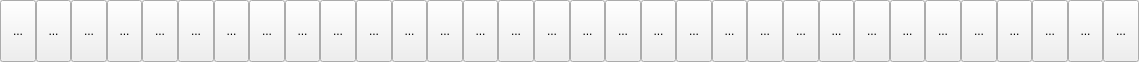
<?xml version="1.0" encoding="UTF-8"?>
<ui version="4.0">
 <class>Form</class>
 <widget class="QWidget" name="Form">
  <property name="geometry">
   <rect>
    <x>0</x>
    <y>0</y>
    <width>1139</width>
    <height>62</height>
   </rect>
  </property>
  <property name="windowTitle">
   <string>Form</string>
  </property>
  <layout class="QHBoxLayout" name="horizontalLayout">
   <property name="spacing">
    <number>0</number>
   </property>
   <property name="leftMargin">
    <number>0</number>
   </property>
   <property name="topMargin">
    <number>0</number>
   </property>
   <property name="rightMargin">
    <number>0</number>
   </property>
   <property name="bottomMargin">
    <number>0</number>
   </property>
   <item>
    <widget class="QToolButton" name="peak">
     <property name="sizePolicy">
      <sizepolicy hsizetype="Expanding" vsizetype="Expanding">
       <horstretch>0</horstretch>
       <verstretch>0</verstretch>
      </sizepolicy>
     </property>
     <property name="toolTip">
      <string>Move selected components by their normals.</string>
     </property>
     <property name="text">
      <string>...</string>
     </property>
     <property name="icon">
      <iconset>
       <normaloff>../Icons/MODELER_peak.svg</normaloff>../Icons/MODELER_peak.svg</iconset>
     </property>
    </widget>
   </item>
   <item>
    <widget class="QToolButton" name="slide">
     <property name="sizePolicy">
      <sizepolicy hsizetype="Expanding" vsizetype="Expanding">
       <horstretch>0</horstretch>
       <verstretch>0</verstretch>
      </sizepolicy>
     </property>
     <property name="toolTip">
      <string>Slide selected components along surface.</string>
     </property>
     <property name="text">
      <string>...</string>
     </property>
     <property name="icon">
      <iconset>
       <normaloff>../Icons/MODELER_slide.svg</normaloff>../Icons/MODELER_slide.svg</iconset>
     </property>
    </widget>
   </item>
   <item>
    <widget class="QToolButton" name="relax">
     <property name="sizePolicy">
      <sizepolicy hsizetype="Expanding" vsizetype="Expanding">
       <horstretch>0</horstretch>
       <verstretch>0</verstretch>
      </sizepolicy>
     </property>
     <property name="toolTip">
      <string>Interactivelly smooth selected components.</string>
     </property>
     <property name="text">
      <string>...</string>
     </property>
     <property name="icon">
      <iconset>
       <normaloff>../Icons/MODELER_relax.svg</normaloff>../Icons/MODELER_relax.svg</iconset>
     </property>
    </widget>
   </item>
   <item>
    <widget class="QToolButton" name="scale">
     <property name="sizePolicy">
      <sizepolicy hsizetype="Expanding" vsizetype="Expanding">
       <horstretch>0</horstretch>
       <verstretch>0</verstretch>
      </sizepolicy>
     </property>
     <property name="toolTip">
      <string>Scale selected objects or components.</string>
     </property>
     <property name="text">
      <string>...</string>
     </property>
     <property name="icon">
      <iconset>
       <normaloff>../Icons/MODELER_scale.svg</normaloff>../Icons/MODELER_scale.svg</iconset>
     </property>
    </widget>
   </item>
   <item>
    <widget class="QToolButton" name="rotate">
     <property name="sizePolicy">
      <sizepolicy hsizetype="Expanding" vsizetype="Expanding">
       <horstretch>0</horstretch>
       <verstretch>0</verstretch>
      </sizepolicy>
     </property>
     <property name="toolTip">
      <string>Rotate selected objects or components.</string>
     </property>
     <property name="text">
      <string>...</string>
     </property>
     <property name="icon">
      <iconset>
       <normaloff>../Icons/MODELER_rotate.svg</normaloff>../Icons/MODELER_rotate.svg</iconset>
     </property>
    </widget>
   </item>
   <item>
    <widget class="QToolButton" name="move">
     <property name="sizePolicy">
      <sizepolicy hsizetype="Expanding" vsizetype="Expanding">
       <horstretch>0</horstretch>
       <verstretch>0</verstretch>
      </sizepolicy>
     </property>
     <property name="toolTip">
      <string>Move selected objects or components.</string>
     </property>
     <property name="text">
      <string>...</string>
     </property>
     <property name="icon">
      <iconset>
       <normaloff>../Icons/MODELER_move.svg</normaloff>../Icons/MODELER_move.svg</iconset>
     </property>
    </widget>
   </item>
   <item>
    <widget class="QToolButton" name="add_mod">
     <property name="sizePolicy">
      <sizepolicy hsizetype="Expanding" vsizetype="Expanding">
       <horstretch>0</horstretch>
       <verstretch>0</verstretch>
      </sizepolicy>
     </property>
     <property name="toolTip">
      <string>Add selection modifier. This allows to add components without using Shift key.</string>
     </property>
     <property name="text">
      <string>...</string>
     </property>
     <property name="icon">
      <iconset>
       <normaloff>../Icons/MODELER_add_to_selection.svg</normaloff>../Icons/MODELER_add_to_selection.svg</iconset>
     </property>
     <property name="checkable">
      <bool>false</bool>
     </property>
    </widget>
   </item>
   <item>
    <widget class="QToolButton" name="remove_mod">
     <property name="sizePolicy">
      <sizepolicy hsizetype="Expanding" vsizetype="Expanding">
       <horstretch>0</horstretch>
       <verstretch>0</verstretch>
      </sizepolicy>
     </property>
     <property name="toolTip">
      <string>Remove selection modifier.</string>
     </property>
     <property name="text">
      <string>...</string>
     </property>
     <property name="icon">
      <iconset>
       <normaloff>../Icons/MODELER_remove_from_selection.svg</normaloff>../Icons/MODELER_remove_from_selection.svg</iconset>
     </property>
     <property name="checkable">
      <bool>false</bool>
     </property>
    </widget>
   </item>
   <item>
    <widget class="QToolButton" name="replace_mod">
     <property name="sizePolicy">
      <sizepolicy hsizetype="Expanding" vsizetype="Expanding">
       <horstretch>0</horstretch>
       <verstretch>0</verstretch>
      </sizepolicy>
     </property>
     <property name="toolTip">
      <string>Replace selection modifier.</string>
     </property>
     <property name="text">
      <string>...</string>
     </property>
     <property name="icon">
      <iconset>
       <normaloff>../Icons/MODELER_replace_selection.svg</normaloff>../Icons/MODELER_replace_selection.svg</iconset>
     </property>
     <property name="checkable">
      <bool>false</bool>
     </property>
    </widget>
   </item>
   <item>
    <widget class="QToolButton" name="convert">
     <property name="sizePolicy">
      <sizepolicy hsizetype="Expanding" vsizetype="Expanding">
       <horstretch>0</horstretch>
       <verstretch>0</verstretch>
      </sizepolicy>
     </property>
     <property name="toolTip">
      <string>Convert selection mode. Press the button, then press desired components button.</string>
     </property>
     <property name="text">
      <string>...</string>
     </property>
     <property name="icon">
      <iconset>
       <normaloff>../Icons/MODELER_convert.svg</normaloff>../Icons/MODELER_convert.svg</iconset>
     </property>
    </widget>
   </item>
   <item>
    <widget class="QToolButton" name="select_objects">
     <property name="sizePolicy">
      <sizepolicy hsizetype="Expanding" vsizetype="Expanding">
       <horstretch>0</horstretch>
       <verstretch>0</verstretch>
      </sizepolicy>
     </property>
     <property name="toolTip">
      <string>Objects selection mode.</string>
     </property>
     <property name="text">
      <string>...</string>
     </property>
     <property name="icon">
      <iconset>
       <normaloff>../Icons/MODELER_object.svg</normaloff>../Icons/MODELER_object.svg</iconset>
     </property>
    </widget>
   </item>
   <item>
    <widget class="QToolButton" name="select_points">
     <property name="sizePolicy">
      <sizepolicy hsizetype="Expanding" vsizetype="Expanding">
       <horstretch>0</horstretch>
       <verstretch>0</verstretch>
      </sizepolicy>
     </property>
     <property name="toolTip">
      <string>Points selection mode.</string>
     </property>
     <property name="text">
      <string>...</string>
     </property>
     <property name="icon">
      <iconset>
       <normaloff>../Icons/MODELER_point.svg</normaloff>../Icons/MODELER_point.svg</iconset>
     </property>
    </widget>
   </item>
   <item>
    <widget class="QToolButton" name="select_edges">
     <property name="sizePolicy">
      <sizepolicy hsizetype="Expanding" vsizetype="Expanding">
       <horstretch>0</horstretch>
       <verstretch>0</verstretch>
      </sizepolicy>
     </property>
     <property name="toolTip">
      <string>Edges selection mode.</string>
     </property>
     <property name="text">
      <string>...</string>
     </property>
     <property name="icon">
      <iconset>
       <normaloff>../Icons/MODELER_edge.svg</normaloff>../Icons/MODELER_edge.svg</iconset>
     </property>
    </widget>
   </item>
   <item>
    <widget class="QToolButton" name="select_polygons">
     <property name="sizePolicy">
      <sizepolicy hsizetype="Expanding" vsizetype="Expanding">
       <horstretch>0</horstretch>
       <verstretch>0</verstretch>
      </sizepolicy>
     </property>
     <property name="toolTip">
      <string>Polygons selection mode.</string>
     </property>
     <property name="text">
      <string>...</string>
     </property>
     <property name="icon">
      <iconset>
       <normaloff>../Icons/MODELER_polygon.svg</normaloff>../Icons/MODELER_polygon.svg</iconset>
     </property>
    </widget>
   </item>
   <item>
    <widget class="QToolButton" name="node_state">
     <property name="sizePolicy">
      <sizepolicy hsizetype="Expanding" vsizetype="Expanding">
       <horstretch>0</horstretch>
       <verstretch>0</verstretch>
      </sizepolicy>
     </property>
     <property name="toolTip">
      <string>Enter current node state.</string>
     </property>
     <property name="text">
      <string>...</string>
     </property>
     <property name="icon">
      <iconset>
       <normaloff>../Icons/MODELER_handle.svg</normaloff>../Icons/MODELER_handle.svg</iconset>
     </property>
    </widget>
   </item>
   <item>
    <widget class="QToolButton" name="parm_slider">
     <property name="sizePolicy">
      <sizepolicy hsizetype="Expanding" vsizetype="Expanding">
       <horstretch>0</horstretch>
       <verstretch>0</verstretch>
      </sizepolicy>
     </property>
     <property name="toolTip">
      <string>Parm Slider. Drag it to change current node parameter value.</string>
     </property>
     <property name="text">
      <string>...</string>
     </property>
     <property name="icon">
      <iconset>
       <normaloff>../Icons/MODELER_parm_slider.svg</normaloff>../Icons/MODELER_parm_slider.svg</iconset>
     </property>
    </widget>
   </item>
   <item>
    <widget class="QToolButton" name="rmb_menu">
     <property name="sizePolicy">
      <sizepolicy hsizetype="Expanding" vsizetype="Expanding">
       <horstretch>0</horstretch>
       <verstretch>0</verstretch>
      </sizepolicy>
     </property>
     <property name="toolTip">
      <string>Open viewport native RMB menu.</string>
     </property>
     <property name="text">
      <string>...</string>
     </property>
     <property name="icon">
      <iconset>
       <normaloff>../Icons/MODELER_rmb_menu.svg</normaloff>../Icons/MODELER_rmb_menu.svg</iconset>
     </property>
    </widget>
   </item>
   <item>
    <widget class="QToolButton" name="undo">
     <property name="sizePolicy">
      <sizepolicy hsizetype="Expanding" vsizetype="Expanding">
       <horstretch>0</horstretch>
       <verstretch>0</verstretch>
      </sizepolicy>
     </property>
     <property name="toolTip">
      <string>Undo last operation.</string>
     </property>
     <property name="text">
      <string>...</string>
     </property>
     <property name="icon">
      <iconset>
       <normaloff>../Icons/MODELER_undo.svg</normaloff>../Icons/MODELER_undo.svg</iconset>
     </property>
    </widget>
   </item>
   <item>
    <widget class="QToolButton" name="repeat">
     <property name="sizePolicy">
      <sizepolicy hsizetype="Expanding" vsizetype="Expanding">
       <horstretch>0</horstretch>
       <verstretch>0</verstretch>
      </sizepolicy>
     </property>
     <property name="toolTip">
      <string>Repeat last Houdini operation.</string>
     </property>
     <property name="text">
      <string>...</string>
     </property>
     <property name="icon">
      <iconset>
       <normaloff>../Icons/MODELER_repeat.svg</normaloff>../Icons/MODELER_repeat.svg</iconset>
     </property>
    </widget>
   </item>
   <item>
    <widget class="QToolButton" name="preview_subd">
     <property name="sizePolicy">
      <sizepolicy hsizetype="Expanding" vsizetype="Expanding">
       <horstretch>0</horstretch>
       <verstretch>0</verstretch>
      </sizepolicy>
     </property>
     <property name="toolTip">
      <string>Preview subdivided geometry.</string>
     </property>
     <property name="text">
      <string>...</string>
     </property>
     <property name="icon">
      <iconset>
       <normaloff>../Icons/MODELER_preview_subd.svg</normaloff>../Icons/MODELER_preview_subd.svg</iconset>
     </property>
    </widget>
   </item>
   <item>
    <widget class="QToolButton" name="preview_subd_wired">
     <property name="sizePolicy">
      <sizepolicy hsizetype="Expanding" vsizetype="Expanding">
       <horstretch>0</horstretch>
       <verstretch>0</verstretch>
      </sizepolicy>
     </property>
     <property name="toolTip">
      <string>Preview subdivided geometry with wireframe.</string>
     </property>
     <property name="text">
      <string>...</string>
     </property>
     <property name="icon">
      <iconset>
       <normaloff>../Icons/MODELER_preview_subd_wire.svg</normaloff>../Icons/MODELER_preview_subd_wire.svg</iconset>
     </property>
    </widget>
   </item>
   <item>
    <widget class="QToolButton" name="preview_subd_isolines">
     <property name="sizePolicy">
      <sizepolicy hsizetype="Expanding" vsizetype="Expanding">
       <horstretch>0</horstretch>
       <verstretch>0</verstretch>
      </sizepolicy>
     </property>
     <property name="toolTip">
      <string>Preview subdivided geoemtry with isolines.</string>
     </property>
     <property name="text">
      <string>...</string>
     </property>
     <property name="icon">
      <iconset>
       <normaloff>../Icons/MODELER_preview_subd_isolines.svg</normaloff>../Icons/MODELER_preview_subd_isolines.svg</iconset>
     </property>
    </widget>
   </item>
   <item>
    <widget class="QToolButton" name="frame_selected">
     <property name="sizePolicy">
      <sizepolicy hsizetype="Expanding" vsizetype="Expanding">
       <horstretch>0</horstretch>
       <verstretch>0</verstretch>
      </sizepolicy>
     </property>
     <property name="toolTip">
      <string>Frame selected.</string>
     </property>
     <property name="text">
      <string>...</string>
     </property>
     <property name="icon">
      <iconset>
       <normaloff>../Icons/MODELER_frame.svg</normaloff>../Icons/MODELER_frame.svg</iconset>
     </property>
    </widget>
   </item>
   <item>
    <widget class="QToolButton" name="frame_all">
     <property name="sizePolicy">
      <sizepolicy hsizetype="Expanding" vsizetype="Expanding">
       <horstretch>0</horstretch>
       <verstretch>0</verstretch>
      </sizepolicy>
     </property>
     <property name="toolTip">
      <string>Frame all.</string>
     </property>
     <property name="text">
      <string>...</string>
     </property>
     <property name="icon">
      <iconset>
       <normaloff>../Icons/MODELER_frame_all.svg</normaloff>../Icons/MODELER_frame_all.svg</iconset>
     </property>
    </widget>
   </item>
   <item>
    <widget class="QToolButton" name="align_view">
     <property name="sizePolicy">
      <sizepolicy hsizetype="Expanding" vsizetype="Expanding">
       <horstretch>0</horstretch>
       <verstretch>0</verstretch>
      </sizepolicy>
     </property>
     <property name="toolTip">
      <string>Align viewport camera to best plane.</string>
     </property>
     <property name="text">
      <string>...</string>
     </property>
     <property name="icon">
      <iconset>
       <normaloff>../Icons/MODELER_align_view.svg</normaloff>../Icons/MODELER_align_view.svg</iconset>
     </property>
    </widget>
   </item>
   <item>
    <widget class="QToolButton" name="ortho">
     <property name="sizePolicy">
      <sizepolicy hsizetype="Expanding" vsizetype="Expanding">
       <horstretch>0</horstretch>
       <verstretch>0</verstretch>
      </sizepolicy>
     </property>
     <property name="toolTip">
      <string>Toggle orthographic mode.</string>
     </property>
     <property name="text">
      <string>...</string>
     </property>
     <property name="icon">
      <iconset>
       <normaloff>../Icons/MODELER_ortho.svg</normaloff>../Icons/MODELER_ortho.svg</iconset>
     </property>
    </widget>
   </item>
   <item>
    <widget class="QToolButton" name="wire">
     <property name="sizePolicy">
      <sizepolicy hsizetype="Expanding" vsizetype="Expanding">
       <horstretch>0</horstretch>
       <verstretch>0</verstretch>
      </sizepolicy>
     </property>
     <property name="toolTip">
      <string>Toggle wireframe display mode.</string>
     </property>
     <property name="text">
      <string>...</string>
     </property>
     <property name="icon">
      <iconset>
       <normaloff>../Icons/MODELER_wire.svg</normaloff>../Icons/MODELER_wire.svg</iconset>
     </property>
    </widget>
   </item>
   <item>
    <widget class="QToolButton" name="wire_on_shade">
     <property name="sizePolicy">
      <sizepolicy hsizetype="Expanding" vsizetype="Expanding">
       <horstretch>0</horstretch>
       <verstretch>0</verstretch>
      </sizepolicy>
     </property>
     <property name="toolTip">
      <string>Toggle wire on objects.</string>
     </property>
     <property name="text">
      <string>...</string>
     </property>
     <property name="icon">
      <iconset>
       <normaloff>../Icons/MODELER_wire_on_shade.svg</normaloff>../Icons/MODELER_wire_on_shade.svg</iconset>
     </property>
    </widget>
   </item>
   <item>
    <widget class="QToolButton" name="multisnap">
     <property name="sizePolicy">
      <sizepolicy hsizetype="Expanding" vsizetype="Expanding">
       <horstretch>0</horstretch>
       <verstretch>0</verstretch>
      </sizepolicy>
     </property>
     <property name="toolTip">
      <string>Toggle &quot;Multi&quot; snapping mode.</string>
     </property>
     <property name="text">
      <string>...</string>
     </property>
     <property name="icon">
      <iconset>
       <normaloff>../Icons/MODELER_multisnap.svg</normaloff>../Icons/MODELER_multisnap.svg</iconset>
     </property>
     <property name="checkable">
      <bool>true</bool>
     </property>
    </widget>
   </item>
   <item>
    <widget class="QToolButton" name="handle_detach">
     <property name="sizePolicy">
      <sizepolicy hsizetype="Expanding" vsizetype="Expanding">
       <horstretch>0</horstretch>
       <verstretch>0</verstretch>
      </sizepolicy>
     </property>
     <property name="toolTip">
      <string>Attach or detach node handle.</string>
     </property>
     <property name="text">
      <string>...</string>
     </property>
     <property name="icon">
      <iconset>
       <normaloff>../Icons/MODELER_handle_detach.svg</normaloff>../Icons/MODELER_handle_detach.svg</iconset>
     </property>
    </widget>
   </item>
   <item>
    <widget class="QToolButton" name="handle_orient">
     <property name="sizePolicy">
      <sizepolicy hsizetype="Expanding" vsizetype="Expanding">
       <horstretch>0</horstretch>
       <verstretch>0</verstretch>
      </sizepolicy>
     </property>
     <property name="toolTip">
      <string>Orient node handle.</string>
     </property>
     <property name="text">
      <string>...</string>
     </property>
     <property name="icon">
      <iconset>
       <normaloff>../Icons/MODELER_handle_orient.svg</normaloff>../Icons/MODELER_handle_orient.svg</iconset>
     </property>
    </widget>
   </item>
   <item>
    <widget class="QToolButton" name="handle_space">
     <property name="sizePolicy">
      <sizepolicy hsizetype="Expanding" vsizetype="Expanding">
       <horstretch>0</horstretch>
       <verstretch>0</verstretch>
      </sizepolicy>
     </property>
     <property name="toolTip">
      <string>Change space in which node handles will be transformed.</string>
     </property>
     <property name="text">
      <string>...</string>
     </property>
     <property name="icon">
      <iconset>
       <normaloff>../Icons/MODELER_handle_space.svg</normaloff>../Icons/MODELER_handle_space.svg</iconset>
     </property>
    </widget>
   </item>
  </layout>
 </widget>
 <resources/>
 <connections/>
</ui>
